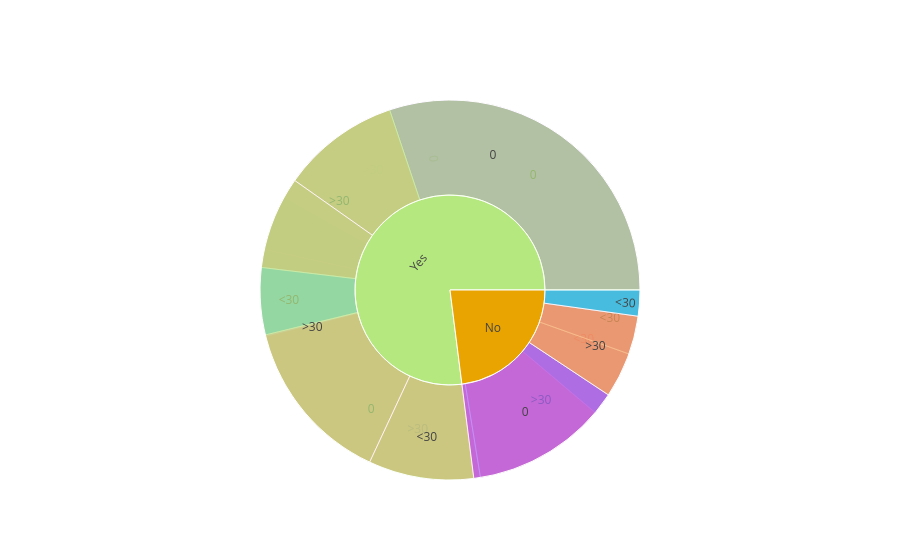

The code cell stored with this chart in its notebook:
### Code cell
# fig = px.sunburst(dfChecked, path= dfCheckedFeaturesNames,
                 #  values='readmitted',
                #   color='readmitted',
                #   color_continuous_scale='rdbu_r',
                #   width=960, height=600
 #                )

i = 1
j = 1
d = {}

for col in dfChecked.columns: 
    if col == 'race':
        dfFreq = dfChecked.value_counts([col, 'readmitted']).reset_index().rename(columns={0:'frequency'})
        # d['fig{0}'.format(col)]  = px.bar(dfFreq, x=col, y="frequency", color="readmitted", barmode='group')
        # fig.add_trace(go.Bar(x=dfFreq[col], y=dfFreq['frequency'], legendgroup='readmitted', alignmentgroup='readmitted', name='readmitted', showlegend=True), i, j)
        figPx = px.sunburst(dfFreq, path = [col, 'readmitted'], values=dfFreq['frequency'])
        #fig.add_trace(figPx.data[0], i, j)
        bar_trace = figPx.data[0]

        fig.add_trace(bar_trace)

    if col != 'readmitted' and col != 'race':
        dfFreq = dfChecked.value_counts([col, 'readmitted']).reset_index().rename(columns={0:'frequency'})
        # d['fig{0}'.format(col)]  = px.bar(dfFreq, x=col, y="frequency", color="readmitted", barmode='group')
        # fig.add_trace(go.Bar(x=dfFreq[col], y=dfFreq['frequency'], legendgroup='readmitted', alignmentgroup='readmitted', name='readmitted', showlegend=False), i, j)
        figPx = px.sunburst(dfFreq, path = [col, 'readmitted'], values=dfFreq['frequency'])
        #fig.add_trace(figPx.data[0], i, j)
        bar_trace = figPx.data[0]

        fig.add_trace(bar_trace)
    if j <= 4:
        j += 1
    if j == 4:
        i += 1
        j = 1 



# fig.update_layout(height=4000, width= 800,
#                   title_text = "PLOTS", barmode= 'group')
# fig.update_layout(barmode='group')

fig.show()



fig.update_layout(margin = dict(t=0, l=0, r=0, b=0))
fig.show()
